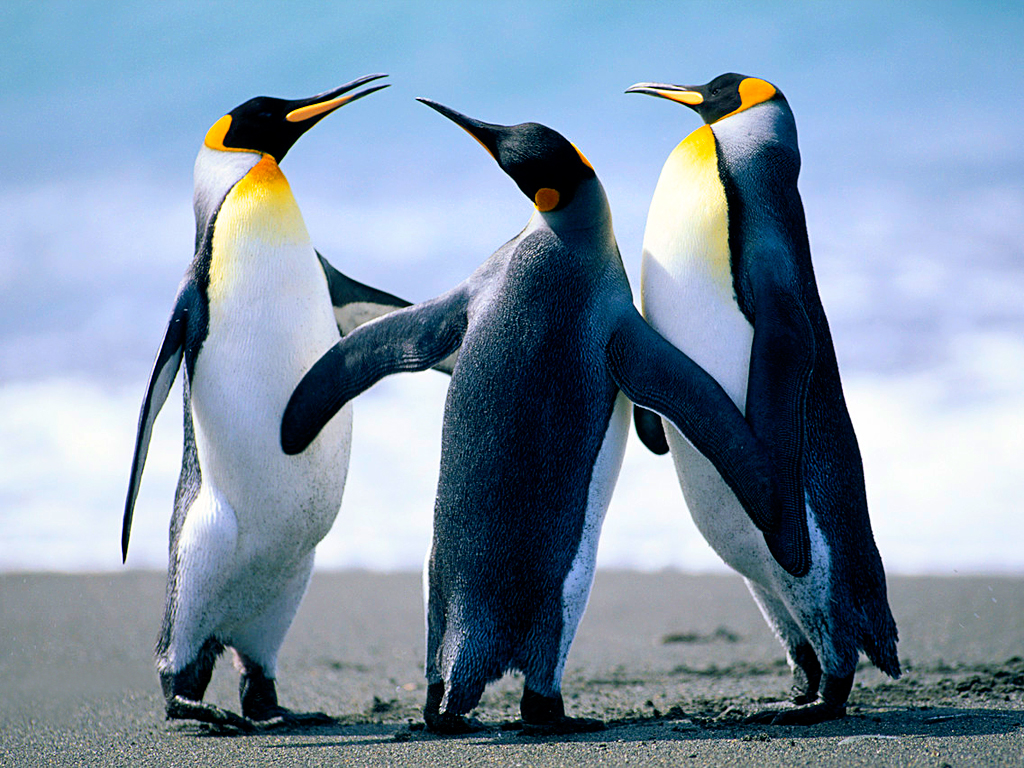
#> input picture Digital Negative/Penguins.jpg, 1024 x 768 px
$ python digital_negative.py
#> lines starting #> are read from the running program, lines starting #| are printed output that depends on the picture
#digital negatives
import cv2
img = cv2.imread("Penguins.jpg")
#> img is the input picture: shape (768, 1024, 3); mean B, G, R 168.1, 148, 127.8
print(type(img))
#| <class 'numpy.ndarray'>
Digital_negative = 255 - img
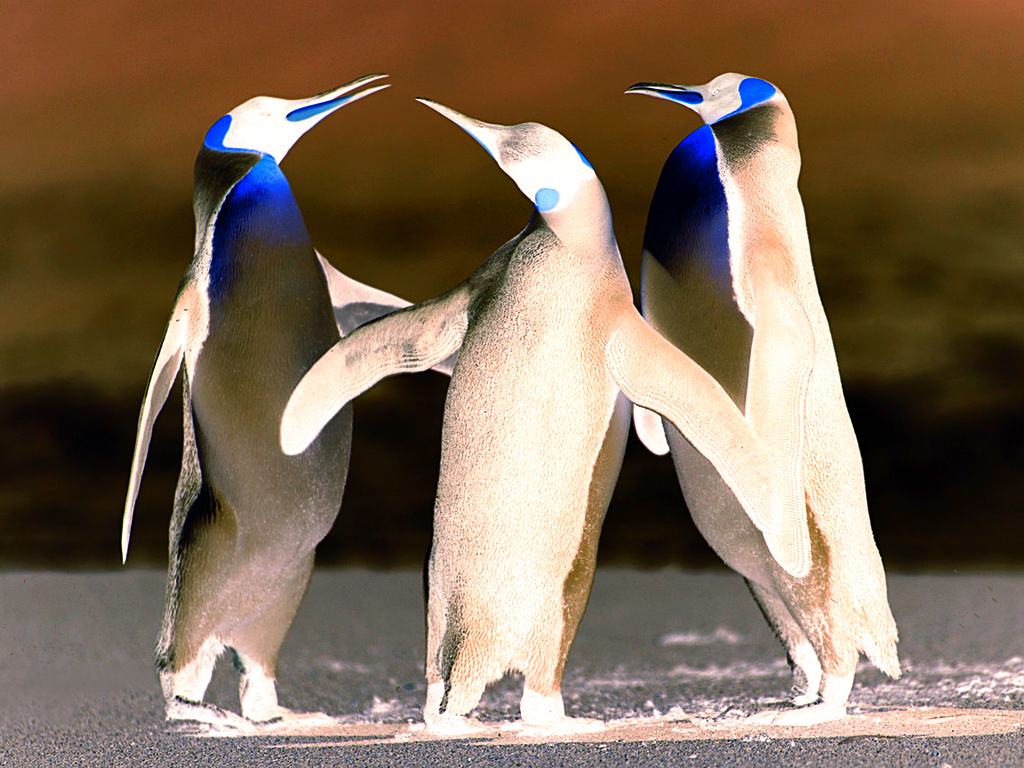
#> Digital_negative: shape (768, 1024, 3); mean B, G, R 86.9, 107, 127.2
cv2.imshow("Digital negative image ",Digital_negative)
cv2.imshow("Original image",img)
cv2.waitKey(0)
